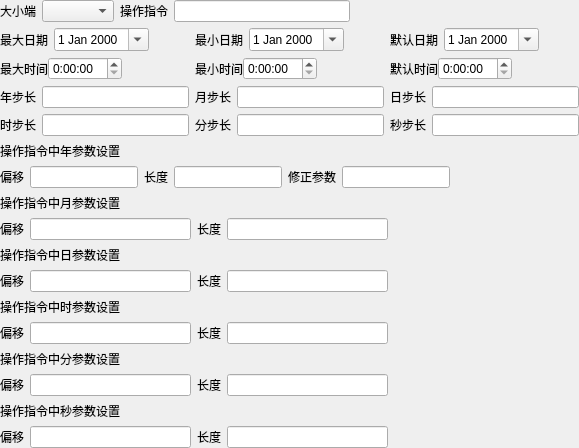
          <widget class="QWidget" name="varDatetimepage">
           <layout class="QGridLayout" name="gridLayout_7">
            <property name="leftMargin">
             <number>0</number>
            </property>
            <property name="topMargin">
             <number>0</number>
            </property>
            <property name="rightMargin">
             <number>0</number>
            </property>
            <property name="bottomMargin">
             <number>0</number>
            </property>
            <item row="0" column="0">
             <layout class="QHBoxLayout" name="horizontalLayout_58">
              <item>
               <layout class="QHBoxLayout" name="horizontalLayout_131">
                <item>
                 <widget class="QLabel" name="label_152">
                  <property name="enabled">
                   <bool>true</bool>
                  </property>
                  <property name="text">
                   <string>大小端</string>
                  </property>
                 </widget>
                </item>
                <item>
                 <widget class="QComboBox" name="datetimeEndian"/>
                </item>
               </layout>
              </item>
              <item>
               <layout class="QHBoxLayout" name="horizontalLayout_126">
                <item>
                 <widget class="QLabel" name="label_148">
                  <property name="enabled">
                   <bool>true</bool>
                  </property>
                  <property name="text">
                   <string>操作指令</string>
                  </property>
                 </widget>
                </item>
                <item>
                 <widget class="QLineEdit" name="datetimeOrder"/>
                </item>
               </layout>
              </item>
              <item>
               <spacer name="horizontalSpacer_6">
                <property name="orientation">
                 <enum>Qt::Horizontal</enum>
                </property>
                <property name="sizeHint" stdset="0">
                 <size>
                  <width>40</width>
                  <height>20</height>
                 </size>
                </property>
               </spacer>
              </item>
             </layout>
            </item>
            <item row="1" column="0">
             <layout class="QHBoxLayout" name="horizontalLayout_151">
              <item>
               <layout class="QHBoxLayout" name="horizontalLayout_152">
                <item>
                 <widget class="QLabel" name="label_84">
                  <property name="enabled">
                   <bool>true</bool>
                  </property>
                  <property name="text">
                   <string>最大日期</string>
                  </property>
                 </widget>
                </item>
                <item>
                 <widget class="QDateEdit" name="datetimeDateMax">
                  <property name="calendarPopup">
                   <bool>true</bool>
                  </property>
                 </widget>
                </item>
                <item>
                 <spacer name="horizontalSpacer_44">
                  <property name="orientation">
                   <enum>Qt::Horizontal</enum>
                  </property>
                  <property name="sizeHint" stdset="0">
                   <size>
                    <width>40</width>
                    <height>20</height>
                   </size>
                  </property>
                 </spacer>
                </item>
               </layout>
              </item>
              <item>
               <layout class="QHBoxLayout" name="horizontalLayout_153">
                <item>
                 <widget class="QLabel" name="label_85">
                  <property name="enabled">
                   <bool>true</bool>
                  </property>
                  <property name="text">
                   <string>最小日期</string>
                  </property>
                 </widget>
                </item>
                <item>
                 <widget class="QDateEdit" name="datetimeDateMin">
                  <property name="calendarPopup">
                   <bool>true</bool>
                  </property>
                 </widget>
                </item>
                <item>
                 <spacer name="horizontalSpacer_46">
                  <property name="orientation">
                   <enum>Qt::Horizontal</enum>
                  </property>
                  <property name="sizeHint" stdset="0">
                   <size>
                    <width>40</width>
                    <height>20</height>
                   </size>
                  </property>
                 </spacer>
                </item>
               </layout>
              </item>
              <item>
               <layout class="QHBoxLayout" name="horizontalLayout_17">
                <item>
                 <widget class="QLabel" name="label_91">
                  <property name="enabled">
                   <bool>true</bool>
                  </property>
                  <property name="text">
                   <string>默认日期</string>
                  </property>
                 </widget>
                </item>
                <item>
                 <widget class="QDateEdit" name="datetimeDateDefault">
                  <property name="calendarPopup">
                   <bool>true</bool>
                  </property>
                 </widget>
                </item>
                <item>
                 <spacer name="horizontalSpacer_48">
                  <property name="orientation">
                   <enum>Qt::Horizontal</enum>
                  </property>
                  <property name="sizeHint" stdset="0">
                   <size>
                    <width>40</width>
                    <height>20</height>
                   </size>
                  </property>
                 </spacer>
                </item>
               </layout>
              </item>
             </layout>
            </item>
            <item row="2" column="0">
             <layout class="QHBoxLayout" name="horizontalLayout_149" stretch="0,0,0">
              <property name="spacing">
               <number>6</number>
              </property>
              <item>
               <layout class="QHBoxLayout" name="horizontalLayout_56">
                <property name="spacing">
                 <number>0</number>
                </property>
                <item>
                 <widget class="QLabel" name="label_72">
                  <property name="enabled">
                   <bool>true</bool>
                  </property>
                  <property name="text">
                   <string>最大时间</string>
                  </property>
                 </widget>
                </item>
                <item>
                 <widget class="QTimeEdit" name="datetimeTimeMax">
                  <property name="displayFormat">
                   <string>H:mm:ss</string>
                  </property>
                 </widget>
                </item>
                <item>
                 <spacer name="horizontalSpacer_16">
                  <property name="orientation">
                   <enum>Qt::Horizontal</enum>
                  </property>
                  <property name="sizeHint" stdset="0">
                   <size>
                    <width>40</width>
                    <height>20</height>
                   </size>
                  </property>
                 </spacer>
                </item>
               </layout>
              </item>
              <item>
               <layout class="QHBoxLayout" name="horizontalLayout_57">
                <property name="spacing">
                 <number>0</number>
                </property>
                <item>
                 <widget class="QLabel" name="label_73">
                  <property name="enabled">
                   <bool>true</bool>
                  </property>
                  <property name="text">
                   <string>最小时间</string>
                  </property>
                 </widget>
                </item>
                <item>
                 <widget class="QTimeEdit" name="datetimeTimeMin">
                  <property name="displayFormat">
                   <string>H:mm:ss</string>
                  </property>
                 </widget>
                </item>
                <item>
                 <spacer name="horizontalSpacer_39">
                  <property name="orientation">
                   <enum>Qt::Horizontal</enum>
                  </property>
                  <property name="sizeHint" stdset="0">
                   <size>
                    <width>40</width>
                    <height>20</height>
                   </size>
                  </property>
                 </spacer>
                </item>
               </layout>
              </item>
              <item>
               <layout class="QHBoxLayout" name="horizontalLayout_150">
                <property name="spacing">
                 <number>0</number>
                </property>
                <item>
                 <widget class="QLabel" name="label_74">
                  <property name="enabled">
                   <bool>true</bool>
                  </property>
                  <property name="text">
                   <string>默认时间</string>
                  </property>
                 </widget>
                </item>
                <item>
                 <widget class="QTimeEdit" name="datetimeTimeDefault">
                  <property name="displayFormat">
                   <string>H:mm:ss</string>
                  </property>
                 </widget>
                </item>
                <item>
                 <spacer name="horizontalSpacer_41">
                  <property name="orientation">
                   <enum>Qt::Horizontal</enum>
                  </property>
                  <property name="sizeHint" stdset="0">
                   <size>
                    <width>40</width>
                    <height>20</height>
                   </size>
                  </property>
                 </spacer>
                </item>
               </layout>
              </item>
             </layout>
            </item>
            <item row="3" column="0">
             <layout class="QHBoxLayout" name="horizontalLayout_115">
              <item>
               <layout class="QHBoxLayout" name="horizontalLayout_53">
                <item>
                 <widget class="QLabel" name="label_69">
                  <property name="enabled">
                   <bool>true</bool>
                  </property>
                  <property name="text">
                   <string>年步长</string>
                  </property>
                 </widget>
                </item>
                <item>
                 <widget class="QLineEdit" name="datetimeYearStep"/>
                </item>
               </layout>
              </item>
              <item>
               <layout class="QHBoxLayout" name="horizontalLayout_54">
                <item>
                 <widget class="QLabel" name="label_70">
                  <property name="enabled">
                   <bool>true</bool>
                  </property>
                  <property name="text">
                   <string>月步长</string>
                  </property>
                 </widget>
                </item>
                <item>
                 <widget class="QLineEdit" name="datetimeMonStep"/>
                </item>
               </layout>
              </item>
              <item>
               <layout class="QHBoxLayout" name="horizontalLayout_55">
                <item>
                 <widget class="QLabel" name="label_71">
                  <property name="enabled">
                   <bool>true</bool>
                  </property>
                  <property name="text">
                   <string>日步长</string>
                  </property>
                 </widget>
                </item>
                <item>
                 <widget class="QLineEdit" name="datetimeDayStep"/>
                </item>
               </layout>
              </item>
             </layout>
            </item>
            <item row="4" column="0">
             <layout class="QHBoxLayout" name="horizontalLayout_61">
              <item>
               <layout class="QHBoxLayout" name="horizontalLayout_62">
                <item>
                 <widget class="QLabel" name="label_77">
                  <property name="enabled">
                   <bool>true</bool>
                  </property>
                  <property name="text">
                   <string>时步长</string>
                  </property>
                 </widget>
                </item>
                <item>
                 <widget class="QLineEdit" name="datetimeHourStep"/>
                </item>
               </layout>
              </item>
              <item>
               <layout class="QHBoxLayout" name="horizontalLayout_63">
                <item>
                 <widget class="QLabel" name="label_78">
                  <property name="enabled">
                   <bool>true</bool>
                  </property>
                  <property name="text">
                   <string>分步长</string>
                  </property>
                 </widget>
                </item>
                <item>
                 <widget class="QLineEdit" name="datetimeMinStep"/>
                </item>
               </layout>
              </item>
              <item>
               <layout class="QHBoxLayout" name="horizontalLayout_64">
                <item>
                 <widget class="QLabel" name="label_79">
                  <property name="enabled">
                   <bool>true</bool>
                  </property>
                  <property name="text">
                   <string>秒步长</string>
                  </property>
                 </widget>
                </item>
                <item>
                 <widget class="QLineEdit" name="datetimeSecStep"/>
                </item>
               </layout>
              </item>
             </layout>
            </item>
            <item row="5" column="0">
             <layout class="QVBoxLayout" name="verticalLayout_3">
              <item>
               <widget class="QLabel" name="label_139">
                <property name="enabled">
                 <bool>true</bool>
                </property>
                <property name="text">
                 <string>操作指令中年参数设置</string>
                </property>
               </widget>
              </item>
              <item>
               <layout class="QHBoxLayout" name="horizontalLayout_82">
                <item>
                 <layout class="QHBoxLayout" name="horizontalLayout_117">
                  <item>
                   <widget class="QLabel" name="label_140">
                    <property name="enabled">
                     <bool>true</bool>
                    </property>
                    <property name="text">
                     <string>偏移</string>
                    </property>
                   </widget>
                  </item>
                  <item>
                   <widget class="QLineEdit" name="datetimeYearOffset"/>
                  </item>
                 </layout>
                </item>
                <item>
                 <layout class="QHBoxLayout" name="horizontalLayout_118">
                  <item>
                   <widget class="QLabel" name="label_141">
                    <property name="enabled">
                     <bool>true</bool>
                    </property>
                    <property name="text">
                     <string>长度</string>
                    </property>
                   </widget>
                  </item>
                  <item>
                   <widget class="QLineEdit" name="datetimeYearLen"/>
                  </item>
                 </layout>
                </item>
                <item>
                 <layout class="QHBoxLayout" name="horizontalLayout_73">
                  <item>
                   <widget class="QLabel" name="label_112">
                    <property name="enabled">
                     <bool>true</bool>
                    </property>
                    <property name="text">
                     <string>修正参数</string>
                    </property>
                   </widget>
                  </item>
                  <item>
                   <widget class="QLineEdit" name="datetimeYearC"/>
                  </item>
                 </layout>
                </item>
                <item>
                 <spacer name="horizontalSpacer_54">
                  <property name="orientation">
                   <enum>Qt::Horizontal</enum>
                  </property>
                  <property name="sizeHint" stdset="0">
                   <size>
                    <width>40</width>
                    <height>20</height>
                   </size>
                  </property>
                 </spacer>
                </item>
               </layout>
              </item>
             </layout>
            </item>
            <item row="6" column="0">
             <layout class="QVBoxLayout" name="verticalLayout_10">
              <item>
               <widget class="QLabel" name="label_135">
                <property name="enabled">
                 <bool>true</bool>
                </property>
                <property name="text">
                 <string>操作指令中月参数设置</string>
                </property>
               </widget>
              </item>
              <item>
               <layout class="QHBoxLayout" name="horizontalLayout_111">
                <item>
                 <layout class="QHBoxLayout" name="horizontalLayout_112">
                  <item>
                   <widget class="QLabel" name="label_136">
                    <property name="enabled">
                     <bool>true</bool>
                    </property>
                    <property name="text">
                     <string>偏移</string>
                    </property>
                   </widget>
                  </item>
                  <item>
                   <widget class="QLineEdit" name="datetimeMonOffset"/>
                  </item>
                 </layout>
                </item>
                <item>
                 <layout class="QHBoxLayout" name="horizontalLayout_113">
                  <item>
                   <widget class="QLabel" name="label_137">
                    <property name="enabled">
                     <bool>true</bool>
                    </property>
                    <property name="text">
                     <string>长度</string>
                    </property>
                   </widget>
                  </item>
                  <item>
                   <widget class="QLineEdit" name="datetimeMonLen"/>
                  </item>
                 </layout>
                </item>
                <item>
                 <spacer name="horizontalSpacer_55">
                  <property name="orientation">
                   <enum>Qt::Horizontal</enum>
                  </property>
                  <property name="sizeHint" stdset="0">
                   <size>
                    <width>40</width>
                    <height>20</height>
                   </size>
                  </property>
                 </spacer>
                </item>
               </layout>
              </item>
             </layout>
            </item>
            <item row="7" column="0">
             <layout class="QVBoxLayout" name="verticalLayout_14">
              <item>
               <widget class="QLabel" name="label_143">
                <property name="enabled">
                 <bool>true</bool>
                </property>
                <property name="text">
                 <string>操作指令中日参数设置</string>
                </property>
               </widget>
              </item>
              <item>
               <layout class="QHBoxLayout" name="horizontalLayout_120">
                <item>
                 <layout class="QHBoxLayout" name="horizontalLayout_121">
                  <item>
                   <widget class="QLabel" name="label_144">
                    <property name="enabled">
                     <bool>true</bool>
                    </property>
                    <property name="text">
                     <string>偏移</string>
                    </property>
                   </widget>
                  </item>
                  <item>
                   <widget class="QLineEdit" name="datetimeDayOffset"/>
                  </item>
                 </layout>
                </item>
                <item>
                 <layout class="QHBoxLayout" name="horizontalLayout_122">
                  <item>
                   <widget class="QLabel" name="label_145">
                    <property name="enabled">
                     <bool>true</bool>
                    </property>
                    <property name="text">
                     <string>长度</string>
                    </property>
                   </widget>
                  </item>
                  <item>
                   <widget class="QLineEdit" name="datetimeDayLen"/>
                  </item>
                 </layout>
                </item>
                <item>
                 <spacer name="horizontalSpacer_56">
                  <property name="orientation">
                   <enum>Qt::Horizontal</enum>
                  </property>
                  <property name="sizeHint" stdset="0">
                   <size>
                    <width>40</width>
                    <height>20</height>
                   </size>
                  </property>
                 </spacer>
                </item>
               </layout>
              </item>
             </layout>
            </item>
            <item row="8" column="0">
             <layout class="QVBoxLayout" name="verticalLayout_17">
              <item>
               <widget class="QLabel" name="label_157">
                <property name="enabled">
                 <bool>true</bool>
                </property>
                <property name="text">
                 <string>操作指令中时参数设置</string>
                </property>
               </widget>
              </item>
              <item>
               <layout class="QHBoxLayout" name="horizontalLayout_136">
                <item>
                 <layout class="QHBoxLayout" name="horizontalLayout_137">
                  <item>
                   <widget class="QLabel" name="label_158">
                    <property name="enabled">
                     <bool>true</bool>
                    </property>
                    <property name="text">
                     <string>偏移</string>
                    </property>
                   </widget>
                  </item>
                  <item>
                   <widget class="QLineEdit" name="datetimeHourOffset"/>
                  </item>
                 </layout>
                </item>
                <item>
                 <layout class="QHBoxLayout" name="horizontalLayout_138">
                  <item>
                   <widget class="QLabel" name="label_159">
                    <property name="enabled">
                     <bool>true</bool>
                    </property>
                    <property name="text">
                     <string>长度</string>
                    </property>
                   </widget>
                  </item>
                  <item>
                   <widget class="QLineEdit" name="datetimeHourLen"/>
                  </item>
                 </layout>
                </item>
                <item>
                 <spacer name="horizontalSpacer_57">
                  <property name="orientation">
                   <enum>Qt::Horizontal</enum>
                  </property>
                  <property name="sizeHint" stdset="0">
                   <size>
                    <width>40</width>
                    <height>20</height>
                   </size>
                  </property>
                 </spacer>
                </item>
               </layout>
              </item>
             </layout>
            </item>
            <item row="9" column="0">
             <layout class="QVBoxLayout" name="verticalLayout_16">
              <item>
               <widget class="QLabel" name="label_153">
                <property name="enabled">
                 <bool>true</bool>
                </property>
                <property name="text">
                 <string>操作指令中分参数设置</string>
                </property>
               </widget>
              </item>
              <item>
               <layout class="QHBoxLayout" name="horizontalLayout_132">
                <item>
                 <layout class="QHBoxLayout" name="horizontalLayout_133">
                  <item>
                   <widget class="QLabel" name="label_154">
                    <property name="enabled">
                     <bool>true</bool>
                    </property>
                    <property name="text">
                     <string>偏移</string>
                    </property>
                   </widget>
                  </item>
                  <item>
                   <widget class="QLineEdit" name="datetimeMinOffset"/>
                  </item>
                 </layout>
                </item>
                <item>
                 <layout class="QHBoxLayout" name="horizontalLayout_134">
                  <item>
                   <widget class="QLabel" name="label_155">
                    <property name="enabled">
                     <bool>true</bool>
                    </property>
                    <property name="text">
                     <string>长度</string>
                    </property>
                   </widget>
                  </item>
                  <item>
                   <widget class="QLineEdit" name="datetimeMinLen"/>
                  </item>
                 </layout>
                </item>
                <item>
                 <spacer name="horizontalSpacer_58">
                  <property name="orientation">
                   <enum>Qt::Horizontal</enum>
                  </property>
                  <property name="sizeHint" stdset="0">
                   <size>
                    <width>40</width>
                    <height>20</height>
                   </size>
                  </property>
                 </spacer>
                </item>
               </layout>
              </item>
             </layout>
            </item>
            <item row="10" column="0">
             <layout class="QVBoxLayout" name="verticalLayout_15">
              <item>
               <widget class="QLabel" name="label_149">
                <property name="enabled">
                 <bool>true</bool>
                </property>
                <property name="text">
                 <string>操作指令中秒参数设置</string>
                </property>
               </widget>
              </item>
              <item>
               <layout class="QHBoxLayout" name="horizontalLayout_128">
                <item>
                 <layout class="QHBoxLayout" name="horizontalLayout_129">
                  <item>
                   <widget class="QLabel" name="label_150">
                    <property name="enabled">
                     <bool>true</bool>
                    </property>
                    <property name="text">
                     <string>偏移</string>
                    </property>
                   </widget>
                  </item>
                  <item>
                   <widget class="QLineEdit" name="datetimeSecOffset"/>
                  </item>
                 </layout>
                </item>
                <item>
                 <layout class="QHBoxLayout" name="horizontalLayout_130">
                  <item>
                   <widget class="QLabel" name="label_151">
                    <property name="enabled">
                     <bool>true</bool>
                    </property>
                    <property name="text">
                     <string>长度</string>
                    </property>
                   </widget>
                  </item>
                  <item>
                   <widget class="QLineEdit" name="datetimeSecLen"/>
                  </item>
                 </layout>
                </item>
                <item>
                 <spacer name="horizontalSpacer_59">
                  <property name="orientation">
                   <enum>Qt::Horizontal</enum>
                  </property>
                  <property name="sizeHint" stdset="0">
                   <size>
                    <width>40</width>
                    <height>20</height>
                   </size>
                  </property>
                 </spacer>
                </item>
               </layout>
              </item>
             </layout>
            </item>
            <item row="11" column="0">
             <spacer name="verticalSpacer_19">
              <property name="orientation">
               <enum>Qt::Vertical</enum>
              </property>
              <property name="sizeHint" stdset="0">
               <size>
                <width>20</width>
                <height>0</height>
               </size>
              </property>
             </spacer>
            </item>
           </layout>
          </widget>
